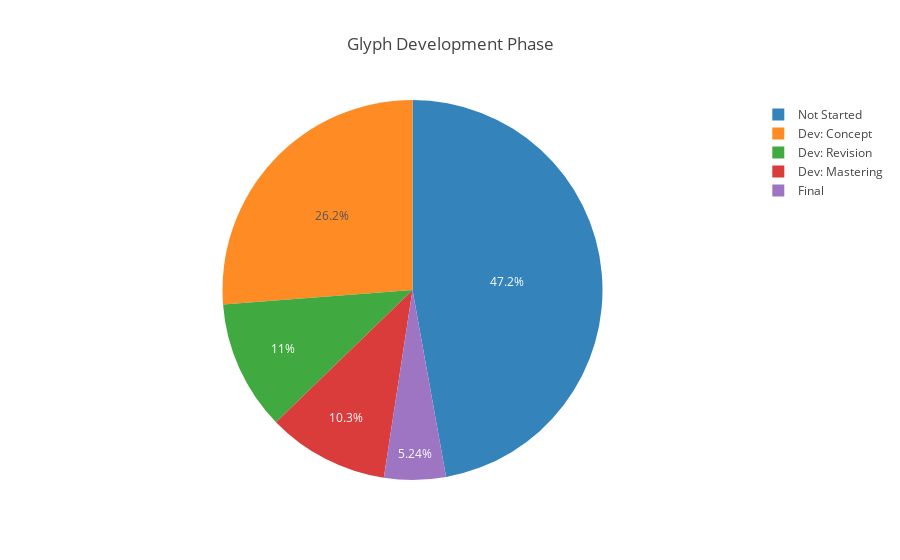

Notebook code cell kept with this figure:
### Markdown cell above
### Metric 2

### Code cell
labels = ['Not Started','Dev: Concept','Dev: Revision', 'Dev: Mastering', 'Final']
values = [4500,2500,1053,987, 500]

trace = go.Pie(labels=labels, values=values, opacity=0.9,)

plotly.offline.iplot(
    {"data": [trace], "layout": go.Layout(title="Glyph Development Phase")},
    image='png',
    filename='pieplot',
)

### Figure 1 — Plotly figure (JSON) as saved in the notebook; plotly's stock layout.template omitted (floating-point values rounded to 4 significant figures)
{"data": [{"labels": ["Not Started", "Dev: Concept", "Dev: Revision", "Dev: Mastering", "Final"], "opacity": 0.9, "type": "pie", "uid": "fbde2d48-ef8a-46ae-adfe-1b7211a819d6", "values": [4500, 2500, 1053, 987, 500]}], "layout": {"title": {"text": "Glyph Development Phase"}}}
